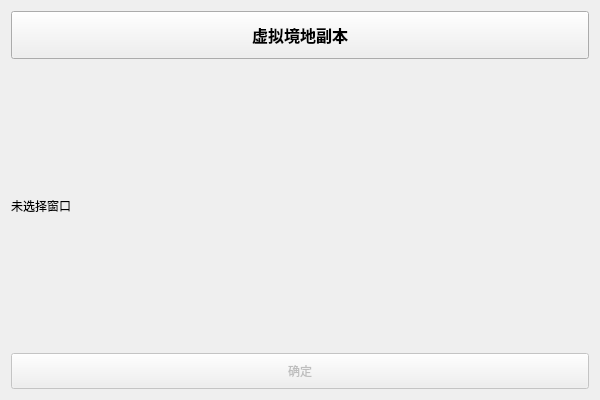
<?xml version="1.0" encoding="UTF-8"?>
<ui version="4.0">
 <class>DouluoPage</class>
 <widget class="QWidget" name="DouluoPage">
  <property name="geometry">
   <rect>
    <x>0</x>
    <y>0</y>
    <width>600</width>
    <height>400</height>
   </rect>
  </property>
  <property name="windowTitle">
   <string>斗罗大陆-猎魂世界</string>
  </property>
  <layout class="QGridLayout" name="gridLayout">
   <item row="0" column="0">
    <widget class="QPushButton" name="btnVirtualRealm">
     <property name="minimumSize">
      <size>
       <width>180</width>
       <height>48</height>
      </size>
     </property>
     <property name="font">
      <font>
       <pointsize>12</pointsize>
       <weight>75</weight>
       <bold>true</bold>
      </font>
     </property>
     <property name="text">
      <string>虚拟境地副本</string>
     </property>
    </widget>
   </item>
   <item row="1" column="0">
    <widget class="QLabel" name="lblInfo">
     <property name="text">
      <string>未选择窗口</string>
     </property>
     <property name="wordWrap">
      <bool>true</bool>
     </property>
    </widget>
   </item>
   <item row="2" column="0">
    <widget class="QPushButton" name="btnConfirm">
     <property name="text">
      <string>确定</string>
     </property>
     <property name="enabled">
      <bool>false</bool>
     </property>
     <property name="minimumSize">
      <size>
       <width>120</width>
       <height>36</height>
      </size>
     </property>
    </widget>
   </item>
  </layout>
 </widget>
 <resources/>
 <connections/>
 <buttongroups/>
</ui>
